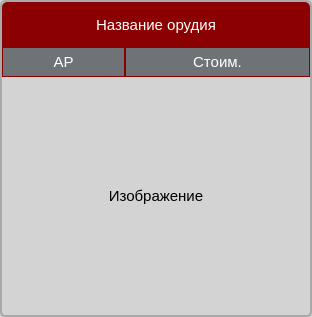
<?xml version="1.0" encoding="UTF-8"?>
<ui version="4.0">
 <class>TechlistCannonsFrame</class>
 <widget class="QFrame" name="TechlistCannonsFrame">
  <property name="geometry">
   <rect>
    <x>0</x>
    <y>0</y>
    <width>312</width>
    <height>317</height>
   </rect>
  </property>
  <property name="cursor">
   <cursorShape>OpenHandCursor</cursorShape>
  </property>
  <property name="windowTitle">
   <string>Frame</string>
  </property>
  <property name="styleSheet">
   <string notr="true">#TechlistCannonsFrame {
	background-color: lightgrey;
    border: 1.5px solid darkgrey;
	border-radius: 5px;
}</string>
  </property>
  <layout class="QVBoxLayout" name="verticalLayout">
   <property name="spacing">
    <number>0</number>
   </property>
   <property name="leftMargin">
    <number>0</number>
   </property>
   <property name="topMargin">
    <number>0</number>
   </property>
   <property name="rightMargin">
    <number>0</number>
   </property>
   <property name="bottomMargin">
    <number>0</number>
   </property>
   <item>
    <widget class="QLabel" name="NameLabel">
     <property name="minimumSize">
      <size>
       <width>0</width>
       <height>45</height>
      </size>
     </property>
     <property name="maximumSize">
      <size>
       <width>16777215</width>
       <height>45</height>
      </size>
     </property>
     <property name="font">
      <font>
       <pointsize>11</pointsize>
      </font>
     </property>
     <property name="styleSheet">
      <string notr="true">#NameLabel{
	color: white;
	background-color: darkred;
    border-top-left-radius: 5px;
    border-top-right-radius: 5px;
}</string>
     </property>
     <property name="text">
      <string>Название орудия</string>
     </property>
     <property name="alignment">
      <set>Qt::AlignmentFlag::AlignCenter</set>
     </property>
     <property name="wordWrap">
      <bool>true</bool>
     </property>
    </widget>
   </item>
   <item alignment="Qt::AlignmentFlag::AlignTop">
    <widget class="QFrame" name="ParametersFrame">
     <property name="minimumSize">
      <size>
       <width>0</width>
       <height>30</height>
      </size>
     </property>
     <property name="maximumSize">
      <size>
       <width>16777215</width>
       <height>30</height>
      </size>
     </property>
     <property name="styleSheet">
      <string notr="true">QFrame{
background-color:  #6F7378;
border: none;
}
QLabel{
	color: white;
	border: 1px solid darkred;
}</string>
     </property>
     <property name="frameShape">
      <enum>QFrame::Shape::StyledPanel</enum>
     </property>
     <property name="frameShadow">
      <enum>QFrame::Shadow::Raised</enum>
     </property>
     <layout class="QGridLayout" name="gridLayout" columnstretch="0,0,0,0,0">
      <property name="leftMargin">
       <number>0</number>
      </property>
      <property name="topMargin">
       <number>0</number>
      </property>
      <property name="rightMargin">
       <number>0</number>
      </property>
      <property name="bottomMargin">
       <number>0</number>
      </property>
      <property name="spacing">
       <number>0</number>
      </property>
      <item row="0" column="0" colspan="2">
       <widget class="QLabel" name="RankLabel">
        <property name="maximumSize">
         <size>
          <width>16777215</width>
          <height>16777215</height>
         </size>
        </property>
        <property name="font">
         <font>
          <pointsize>11</pointsize>
         </font>
        </property>
        <property name="styleSheet">
         <string notr="true"/>
        </property>
        <property name="text">
         <string>АР</string>
        </property>
        <property name="alignment">
         <set>Qt::AlignmentFlag::AlignCenter</set>
        </property>
       </widget>
      </item>
      <item row="0" column="2" colspan="3">
       <widget class="QLabel" name="CostLabel">
        <property name="minimumSize">
         <size>
          <width>0</width>
          <height>0</height>
         </size>
        </property>
        <property name="maximumSize">
         <size>
          <width>16777215</width>
          <height>16777215</height>
         </size>
        </property>
        <property name="font">
         <font>
          <pointsize>11</pointsize>
         </font>
        </property>
        <property name="styleSheet">
         <string notr="true"/>
        </property>
        <property name="text">
         <string>Стоим.</string>
        </property>
        <property name="alignment">
         <set>Qt::AlignmentFlag::AlignCenter</set>
        </property>
       </widget>
      </item>
     </layout>
    </widget>
   </item>
   <item>
    <widget class="QLabel" name="ImageLabel">
     <property name="sizePolicy">
      <sizepolicy hsizetype="Preferred" vsizetype="Expanding">
       <horstretch>0</horstretch>
       <verstretch>0</verstretch>
      </sizepolicy>
     </property>
     <property name="minimumSize">
      <size>
       <width>50</width>
       <height>50</height>
      </size>
     </property>
     <property name="font">
      <font>
       <pointsize>11</pointsize>
      </font>
     </property>
     <property name="cursor">
      <cursorShape>PointingHandCursor</cursorShape>
     </property>
     <property name="text">
      <string>Изображение</string>
     </property>
     <property name="scaledContents">
      <bool>true</bool>
     </property>
     <property name="alignment">
      <set>Qt::AlignmentFlag::AlignCenter</set>
     </property>
    </widget>
   </item>
  </layout>
 </widget>
 <resources/>
 <connections/>
</ui>
